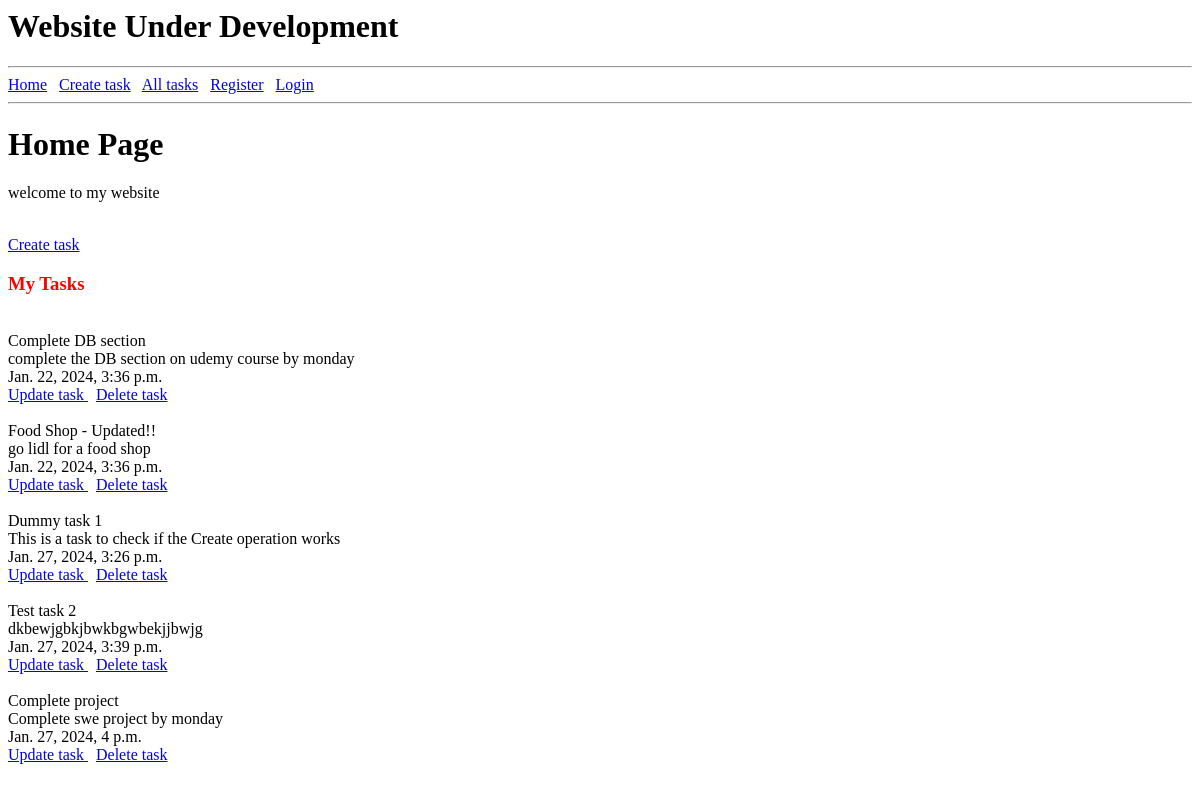
The app's page /all-tasks, older data.
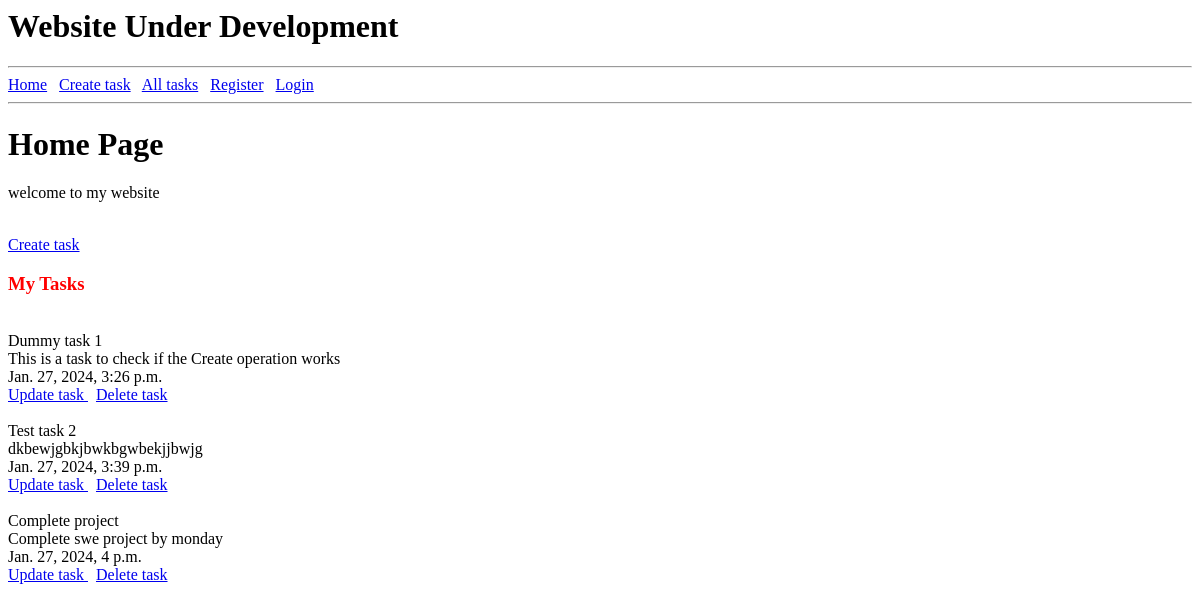
The same page, newer data.
### crm/models.py (models this page shows)
class Task(models.Model):
    title = models.CharField(max_length=50)
    description = models.TextField(max_length=1000)
    created = models.DateTimeField(auto_now_add=True)

### crm/views.py (the view)
# urls.py: path('all-tasks', views.all_tasks, name="all-tasks"),
def all_tasks(request):
    query_data_all = Task.objects.all()
    context = { 'allTasks' : query_data_all }
    return render(request, 'crm/all-tasks.html', context)

### crm/templates/crm/all-tasks.html (shortened to what this page needs)
{% extends "crm/base.html" %}
    {% block content %}
        <h1>Home Page</h1>
        <p>welcome to my website</p>
        <br>
        <a href="{% url 'create-task' %}">Create task</a>
        <br>
        <h3>My Tasks</h3>
        {% for task in allTasks %}
            <br>
                {{ task.title }}
            <br>
                {{ task.description }}
            <br>
                {{ task.created }}
            <br>
            <a href = "{% url 'update-task' task.id %}"> Update task </a>
            <a href = "{% url 'delete-task' task.id %}"> Delete task </a>
            <br>
        {% endfor %}
    {% endblock %}

### crm/templates/crm/base.html (shortened to what this page needs)
{% load static %}
<html>
    <head>
        <link rel="stylesheet" type="text/css" href="{% static 'css/styles.css' %}">
    </head>
    <h1>Website Under Development</h1>
    <hr>
    <a href="{% url '' %}">Home</a>
    <a href="{% url 'create-task' %}">Create task</a>
    <a href="{% url 'all-tasks' %}">All tasks</a>
    <a href="{% url 'register' %}">Register</a>
    <a href="{% url 'login' %}">Login</a>
    <hr>
    {% block content %}
    {% endblock %}
</html>

### static/css/styles.css (style rules this page uses)
h3 { color: red; }

Row changes from the older to the newer data that the page shows:
removed Task: title "Complete DB section", description "complete the DB section on udemy course by monday", created "Jan. 22, 2024, 3:36 p.m."
removed Task: title "Food Shop - Updated!!", description "go lidl for a food shop", created "Jan. 22, 2024, 3:36 p.m."
